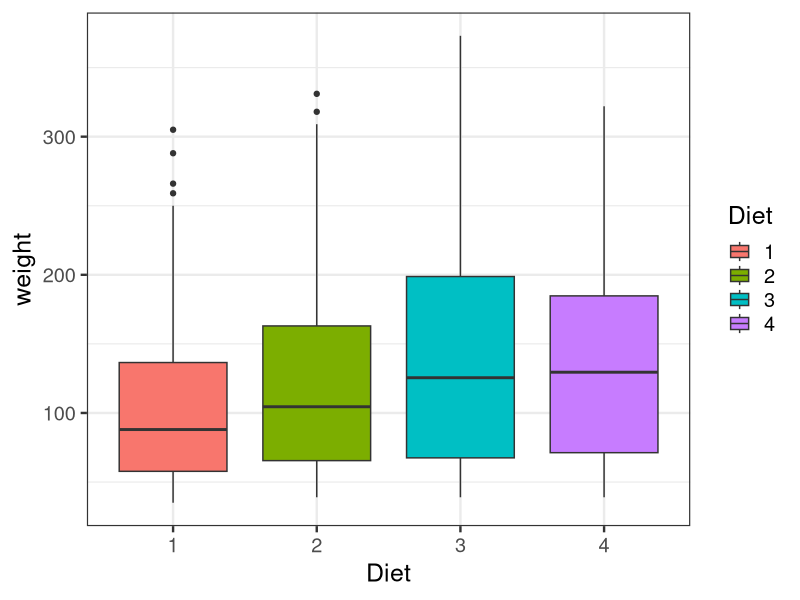
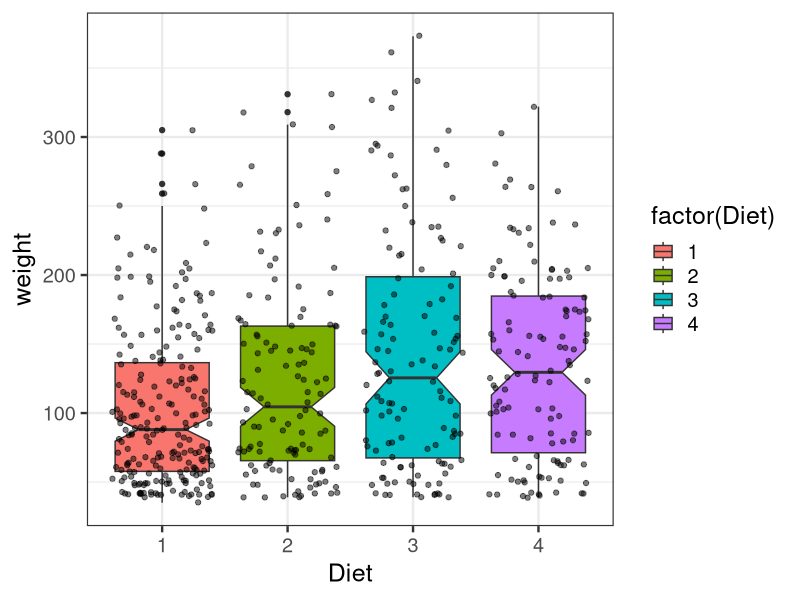

The R script that drew these images, in order:
## ---- chunk 1
data = ChickWeight
## ---- chunk 2
library(ggplot2)

# change background to white, increase font size
theme_set(theme_bw(base_size = 18)) 

# set up basic boxplot
qplot(Diet, weight, data = data,
      geom = c("boxplot"),
      fill = Diet)
## ---- chunk 3
p = ggplot(data, aes(Diet, weight))

p + geom_boxplot(notch = TRUE,
                 aes(fill = factor(Diet))) +
  geom_jitter(alpha = 0.5)
  
